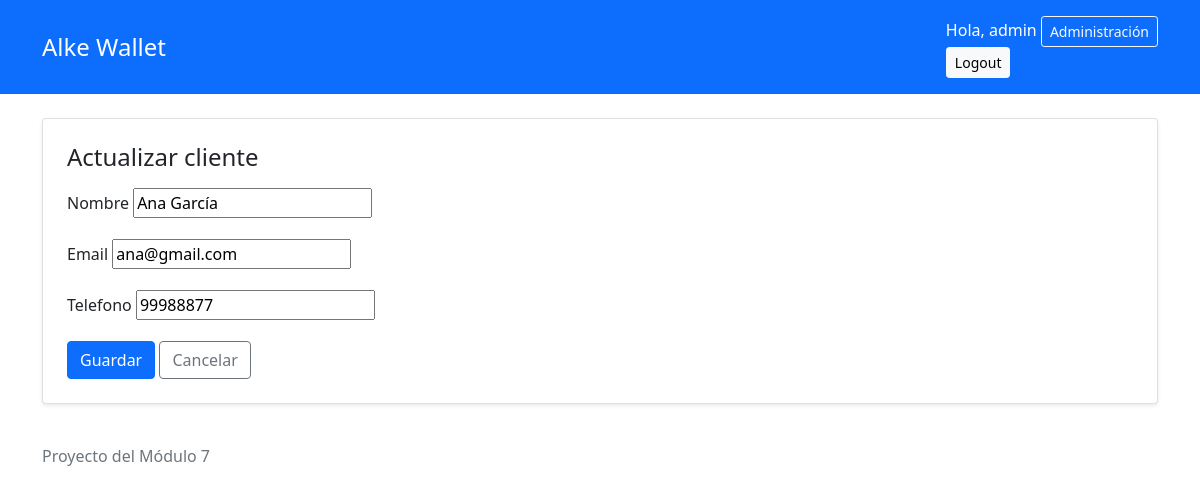
Page /clientes/5/editar/ (signed in) on the committed database.
### gestion/models.py (models this page shows, shortened)
class Cliente(models.Model):
    nombre = models.CharField(max_length=100)
    email = models.EmailField(unique=True)
    telefono = models.CharField(max_length=20, blank=True)
    fecha_registro = models.DateTimeField(auto_now_add=True)
    class Meta:
        ordering = ["nombre"]

### gestion/views.py (the view, shortened to what this page needs)
# urls.py: path("clientes/<int:pk>/editar/", ClienteUpdateView.as_view(), name="editar_cliente"),
class ClienteUpdateView(AccesoPersonalMixin, UpdateView):
    model = Cliente
    form_class = ClienteForm
    template_name = "gestion/form_cliente.html"
    success_url = reverse_lazy("lista_clientes")
    extra_context = {
        "titulo": "Actualizar cliente",
    }

### gestion/forms.py
class ClienteForm(forms.ModelForm):
    class Meta:
        model = Cliente
        fields = ['nombre', 'email', 'telefono']

### gestion/views.py (called while the page is built)
    def test_func(self):
        return self.request.user.is_staff

### gestion/templates/gestion/form_cliente.html (shortened to what this page needs)
{% extends "base.html" %}
{% block content %}
<div class="row justify-content-center">
    <div class="col-bd-8">
        <div class="card shadow-sm">
            <div class="card-body p-4">
                <h1 class="h4 mb-3">{{ titulo }}</h1>
                <form method="post">
                        {% for field in form %}
                            <div class="mb-3">
                                <label for="{{ field.id_for_label }}" class="form-label">{{ field.label }}</label>
                                {{ field }}
                            </div>
                        {% endfor %}
                        <button class="btn btn-primary">Guardar</button>
                        <a href="{% url 'lista_clientes' %}" class="btn btn-outline-secondary">Cancelar</a>
                </form>
            </div>
        </div>
    </div>
</div>
{% endblock %}

### gestion/templates/base.html (shortened to what this page needs)
{% load static %}
<!DOCTYPE html>
<html lang="es">
    <head>
        <link href="https://cdn.jsdelivr.net/npm/bootstrap@5.0.2/dist/css/bootstrap.min.css" rel="stylesheet">
    </head>
    <body>
        <header class="bg-primary text-white py-3">
            <div class="container">
                <div class="d-flex flex-wrap gap-3 justify-content-between align-items-center">
                    <a href="{% url 'lista_clientes' %}" class="h4 text-white text-decoration-none mb-0">Alke Wallet</a>
                    {% if user.is_authenticated %}
                        <div d-flex flex-wrap gap-2>
                            <span>Hola, {{ user.username }}</span>
                            {% if user.is_staff %}
                                <a href="{% url 'admin:index' %}" class="btn btn-outline-light btn-sm">Administración</a>
                            {% endif %}
                            <form method="post" action="{% url 'logout' %}">
                                <button type="submit" class="btn btn-light btn-sm">Logout</button>
                            </form>
                        </div>
                    {% endif %}
                </div>
            </div>
        </header>
        <main class="container py-4">
            {% block content %}
            {% endblock %}
        </main>
        <footer class="container boder-top py-3 text-muted">
            Proyecto del Módulo 7
        </footer>
    </body>
</html>

### rows in the picture
Cliente: form "Ana García" "ana@gmail.com" "99988877"

### other values in the picture
{{ user.username }} "admin"
{{ titulo }} "Actualizar cliente"
{{ field.label }} "Nombre" "Email" "Telefono"
